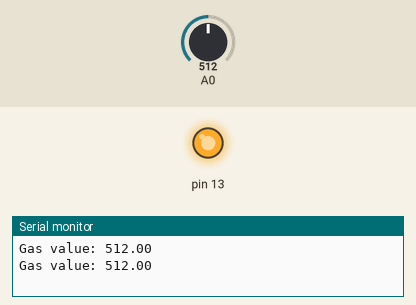
Recording of a sketch running on a simulated Arduino Uno, built with avr-gcc and run on an emulated ATmega328P. Shown: output pins drawn as LEDs (lit = HIGH), the last lines printed to the serial monitor. The test bench sets the inputs (shaded band); at power-on: A0 = 512.

Above: at 1.8 s.
1.9 s: A0 set to 211
3.4 s: A0 set to 185
At 4.5 s:
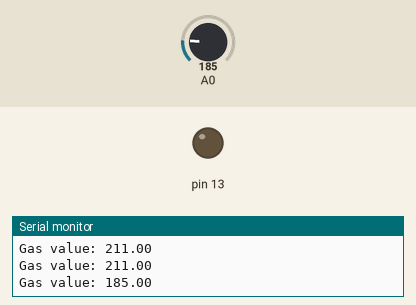
5.5 s: A0 set to 210
At 7.2 s:
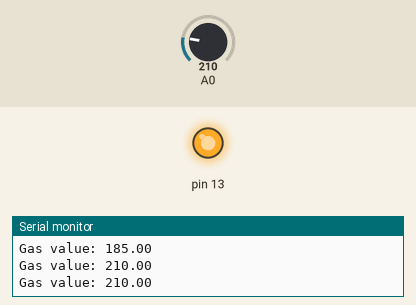
7.5 s: A0 set to 190
At 8.8 s:
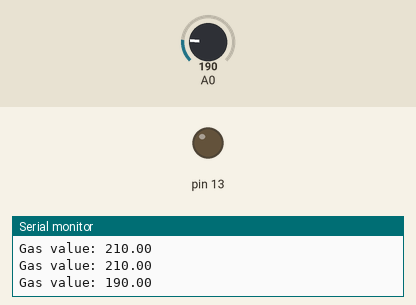
Timing chart, 0 to 10.5 s (numbered marks = the images above; inputs shaded):
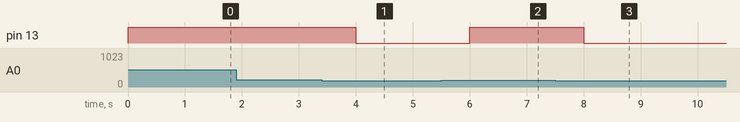

Measured:
- the behaviour switches between 201 and 200 on A0 (found by bisection; images 0 and 1)
- after the input at 3.4 s, pin 13: HIGH → LOW after 0.60 s
- after the input at 5.5 s, pin 13: LOW → HIGH after 0.50 s
- after the input at 7.5 s, pin 13: HIGH → LOW after 0.50 s

The sketch:

code.ino
```cpp
// Shaan Subbaiah - 1BM18CS096
// Gas Detection

void setup()
{
  pinMode(13, OUTPUT);
  pinMode(A0, INPUT);

  Serial.begin(9600);
}

void loop()
{
  float gasVal = analogRead(A0);

  if(gasVal > 200)
    digitalWrite(13, HIGH);
  else
    digitalWrite(13, LOW);

  Serial.println((String)"Gas value: "+gasVal);
  delay(1000);
}
```
